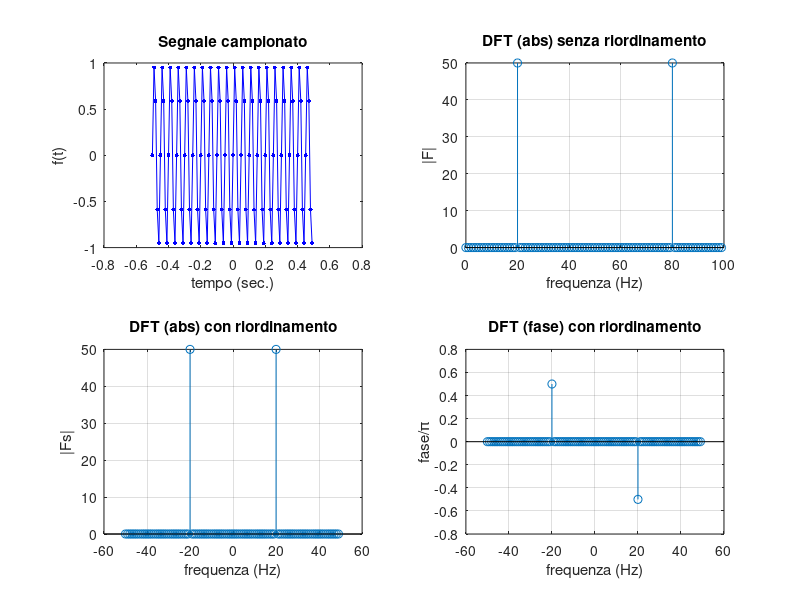
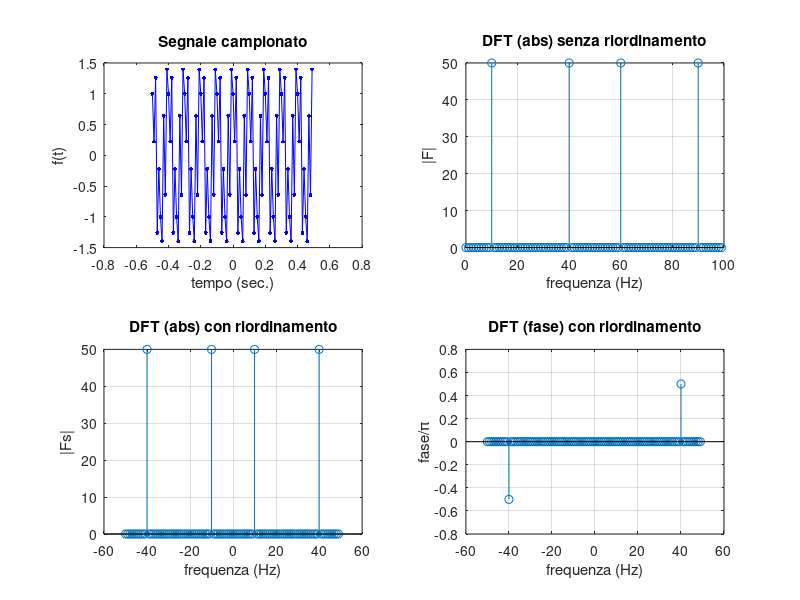
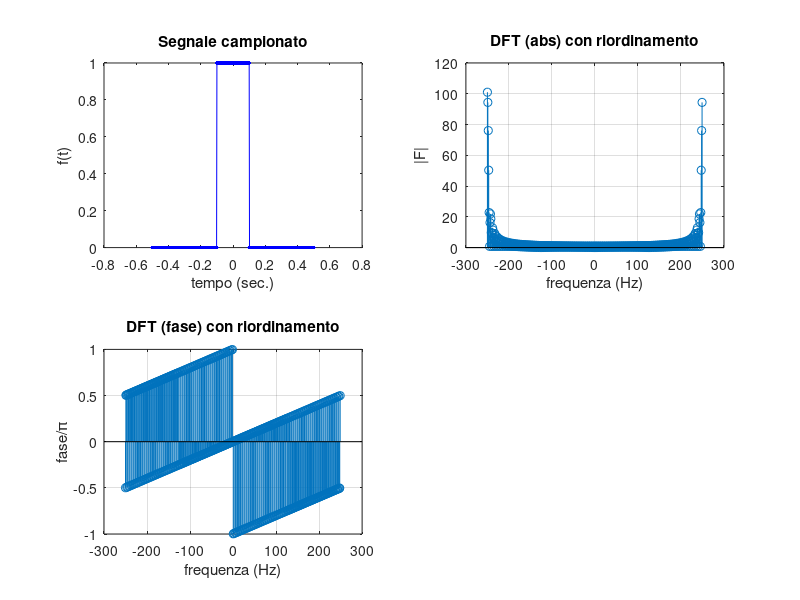
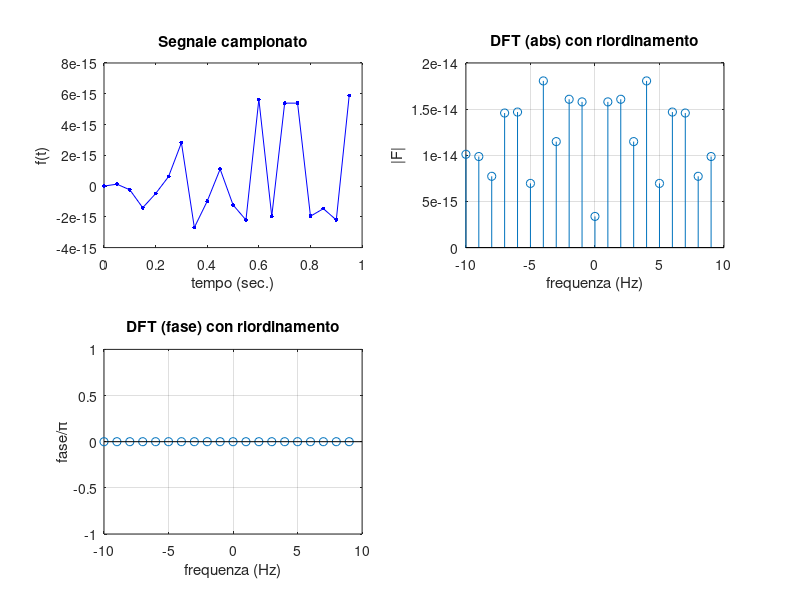

Write MATLAB code to recreate these figures, in order. (Note: this script raises an error after producing the figures.)
% Corso di Elaborazione dei Segnali e Immagini
% Docente: Manuele Bicego 
% Lezione 5: Esercizi principali 


%% Esempio 1 - SINUSOIDE A 20 Hz 1-D CAMPIONATA A 100 Hz 
% Obiettivo di questo esempio è mostrare come si possono
% generare segnali e controllarne lo spettro. In particolare,
% si definisce una sinusoide a 20 Hz, si campiona a 100Hz e si osserva lo 
% spettro di magnitudo con picco a 20 Hz. 
% Controllare anche lo spettro di fase.


clear all
close all
clc

% FUNZIONI RICHIESTE: fft, fftshift, abs, angle

% Definisco le principali variabili di interesse e il segnale 
mu = 20;        % frequenza del segnale sinusoidale
mu_s = 100;     % frequenza di campionamento 
Dt = 1/mu_s;    % delta T: un campione ogni delta_T
t = -0.5:Dt:0.5-Dt;  % prendo un secondo di durata
N = length(t);  % numero di campioni

f = sin(2*pi*mu*t); % segnale sinusoidale

figure
subplot(221)
plot(t,f,'-b.','MarkerSize',9)
xlabel ('tempo (sec.)')
ylabel ('f(t)')
title('Segnale campionato');

% Calcolo la trasformata di Fourier e definisco il vettore delle frequenze
F = fft(f);           % Fast Fourier Transform è l'implementazione della DFT
% Se il segnale originale ha N punti ho N bin in frequenza: 
% da 0 alla frequenza di campionamento (mu_s - step) con step mu_s/N
mu_sampling = mu_s/N; % passo
mu = 0:mu_sampling:mu_s-mu_sampling; % campioni nello spazio delle frequenze

subplot(222)
stem(mu,abs(F));
xlabel ('frequenza (Hz)')
ylabel ('|F|')
grid
title('DFT (abs) senza riordinamento');

% Eseguo operazione di centratura dello spettro e visualizzo spettro centrato
Fs = fftshift(F); % centratura 
mu_max = mu_s/2;  % frequenza di Nyquist ? 
mu = -mu_max:mu_sampling:mu_max-mu_sampling; % nuovo vettore frequenze 

subplot(223)
stem(mu,abs(Fs))
xlabel ('frequenza (Hz)')
ylabel ('|Fs|')
grid
title('DFT (abs) con riordinamento');

% Eseguo pulizia per eliminare le componenti con magnitudo bassa e calcolo la fase 
th = 1e-6;
Fs(abs(Fs) < th) = 0; 

subplot(224)
stem(mu,angle(Fs)/pi) % Posso moltiplicare per 180 per avere gradi 
xlabel ('frequenza (Hz)')
ylabel ('fase/\pi')
grid
title('DFT (fase) con riordinamento');


%%%%%%%% RIASSUNTO:
% Passi:
% calcolo il vettore dei tempi e delle frequenze (N valori da -mu_s/2 a mu_s/2 -step)
% calcolo la fft e la fft riordinata
% calcolo il vettore frequenze: 
%       fft riordinata: (N valori da -mu_s/2 a mu_s/2-step)
%       fft non riordinata: (N valori da 0 a mu_s-step)
%       step = mu_s/N
% visualizzo lo spettro di ampiezza
% Se segnale rumoroso: pulisco lo spettro e tolgo le frequenze troppo basse
% visualizzo lo spettro di fase
%%%%%%%%%%%%%%%%%%%


%%%%%%%%%%%%%%%%%%%%%%%
% Altro esempio con il seguente segnale: 
% f = cos(2*pi*10*t) - sin(2*pi*40*t)
% cosa ottengo?

f = cos(2*pi*10*t) - sin(2*pi*40*t); % segnale sinusoidale

figure
subplot(221)
plot(t,f,'-b.','MarkerSize',9)
xlabel ('tempo (sec.)')
ylabel ('f(t)')
title('Segnale campionato');

% Calcolo la trasformata di Fourier e definisco il vettore delle frequenze
F = fft(f);           % Fast Fourier Transform è l'implementazione della DFT
mu_sampling = mu_s/N; % passo
mu = 0:mu_sampling:mu_s-mu_sampling; % campioni nello spazio delle frequenze

subplot(222)
stem(mu,abs(F));
xlabel ('frequenza (Hz)')
ylabel ('|F|')
grid
title('DFT (abs) senza riordinamento');

% Eseguo operazione di centratura dello spettro e visualizzo spettro centrato
Fs = fftshift(F); % centratura 
mu_max = mu_s/2;  % frequenza di Nyquist ? 
mu = -mu_max:mu_sampling:mu_max-mu_sampling; % nuovo vettore frequenze 

subplot(223)
stem(mu,abs(Fs))
xlabel ('frequenza (Hz)')
ylabel ('|Fs|')
grid
title('DFT (abs) con riordinamento');

% Eseguo pulizia per eliminare le componenti con magnitudo bassa e calcolo la fase 
th = 1e-6;
Fs(abs(Fs) < th) = 0; 

subplot(224)
stem(mu,angle(Fs)/pi) % Posso moltiplicare per 180 per avere gradi 
xlabel ('frequenza (Hz)')
ylabel ('fase/\pi')
grid
title('DFT (fase) con riordinamento');




%% Esercizio 1
% Analizzare tramite la Trasformata di Fourier Discreta  un segnale BOX
%   - Creare un'onda rettangolare di 1 secondo con una frequenza di 
%     campionamento di 500 Hz e una lunghezza di 0.2 s 
%     (funzione rectpuls – si veda l’help)
%   - Calcolare la DFT e visualizzarne lo spettro di ampiezza e di fase 
%     (con riordinamento)
%   - Controllare che il risultato ottenuto per lo spettro di ampiezza 
%     corrisponda a quanto spiegato in teoria
%
% (se si vuole): Provare ad effettuare la stessa analisi su un segnale audio 
% registrato direttamente in MATLAB, della durata di 4 secondi
% (si veda la seconda lezione)

% Funzione BoX

clear all
close all

% Fissare la frequenza di campionamento e la lunghezza del box
% Generare il vettore dei tempi: 
%    - 1 secondo di lunghezza, centrato nello zero
%    - il deltaT si ricava dalla frequenza di campionamento
% Utilizzare rectpuls
% 
% ...

mu_s = 500;
Dt = 1/mu_s;
t = -0.5:Dt:0.5; % Un secondo di lunghezza centrato nello zero
N = length(t); % Lunghezza di t
f = rectpuls(t, 0.2); % Crea un'onda rettangolare di lunghezza 0.2 s

figure
subplot(221)

plot(t,f,'-b.','MarkerSize',9)
xlabel ('tempo (sec.)')
ylabel ('f(t)')
title('Segnale campionato');

% Calcolo la trasformata di Fourier e definisco il vettore delle frequenze
F = fft(f);           % Fast Fourier Transform è l'implementazione della DFT
mu_sampling = mu_s/N; % step

% Eseguo operazione di centratura dello spettro e visualizzo spettro centrato
Fs = fftshift(F); % centratura 
mu_max = mu_s/2;  % frequenza di Nyquist ? 
mu = -mu_max : mu_sampling : mu_max - mu_sampling; % nuovo vettore frequenze 

subplot(222)
stem(mu, abs(F));
xlabel ('frequenza (Hz)')
ylabel ('|F|')
grid
title('DFT (abs) con riordinamento');

% Eseguo pulizia per eliminare le componenti con magnitudo bassa e calcolo la fase 
th = 1e-6;
Fs(abs(Fs) < th) = 0; 

subplot(223)
stem(mu, angle(Fs)/pi) % Posso moltiplicare per 180 per avere gradi 
xlabel ('frequenza (Hz)')
ylabel ('fase/\pi')
grid
title('DFT (fase) con riordinamento');


%% Esercizio 2
% Verificare il fenomeno dell'aliasing.
% In particolare: 
% - partire dal segnale sinusoidale sin(2*pi*fsig*t), dove fsig = 10 è la
%   frequenza del segnale
% - campionare un secondo di segnale ad una determinata frequenza ed effettuare
%   l'analisi di Fourier
% - Provare con le seguenti frequenze: 
%  [200, 100, 40, 30, 20, 15, 10]
% Per quali di queste avviene il fenomeno dell'aliasing?
% E' corretto rispetto alla teoria?

clear all
close all
clc

% creo il segnale campionato con frequenza Fs
% Suggerimento:
% Fisso Fs
% Calcolo DeltaT (1/Fs)
% Creo un vettore t per i tempi (1 secondo) con passo DeltaT
% creo il segnale con fsig = 10
% y = sin(2*pi*fsig*t);

fsig = 10;
mu_s = 20; % Frequenze da cambiare
Dt = 1/mu_s; % Calcolo DeltaT
t = 0:Dt:1-Dt; % Creo un vettore t per i tempi (1 secondo)
y = sin(2*pi*fsig*t); % Creo il segnale sinusoidale
N = length(t);

figure
subplot(221)

plot(t,y,'-b.','MarkerSize',9)
xlabel ('tempo (sec.)')
ylabel ('f(t)')
title('Segnale campionato');

Y = fft(y); % Calcoliamo la DFT
Fs = fftshift(Y); % centratura 
mu_sampling = mu_s/N; % passo
mu_max = mu_s/2;  % frequenza di Nyquist 
mu = -mu_max:mu_sampling:mu_max-mu_sampling; % nuovo vettore frequenze 

subplot(222)
stem(mu, abs(Y));
xlabel ('frequenza (Hz)')
ylabel ('|F|')
grid
title('DFT (abs) con riordinamento');

% Eseguo pulizia per eliminare le componenti con magnitudo bassa e calcolo la fase 
th = 1e-6;
Fs(abs(Fs) < th) = 0; 

subplot(223)
stem(mu, angle(Fs)/pi) % Posso moltiplicare per 180 per avere gradi 
xlabel ('frequenza (Hz)')
ylabel ('fase/\pi')
grid
title('DFT (fase) con riordinamento');
%% Esercizio 3
% Caricare il segnale in Voice.mat (f è il segnale, fs la
% frequenza di campionamento)
% Effettuare un'analisi di Fourier (calcolare e visualizzare lo
% spettro di ampiezza)
% Operare un sottocampionamento
% Suggerimento: per fare sottocampionamento con
% fattore D si può prendere solo un sottoinsieme di punti,
% uno ogni D
% Exe: f segnale originale, f(1:2:end) segnale in cui prendo
% punto ogni due (cioè con un fattore di
% sottocampioamento D=2)
% La frequenza di campionamento corrispondente è fs/D

clear all
close all
clc

load("/Users/paoloimbriani/Desktop/UniNotes/Third Year/ESI/Lab/Lezione5/Voice.mat")

N = length(f); % Numero di campioni nel segnale

F = fft(f);
Fs = fftshift(F);

% L'asse va da -fs/2 a +fs/2
% df è la risoluzione in frequenza
df = fs / N; 
mu = (-N/2 : N/2 - 1) * df;

figure
subplot(222)
stem(mu, abs(Fs));
xlabel ('frequenza (Hz)')
ylabel ('|F|')
grid on
title('DFT (abs) con riordinamento');

% Pulizia Fase e Plot
th = 1e-6; % Soglia di tolleranza
Fs_clean = Fs;
Fs_clean(abs(Fs) < th) = 0; % Azzero il rumore numerico

subplot(223)
stem(mu, angle(Fs_clean)/pi) 
xlabel('Frequenza (Hz)')
ylabel('Fase / \pi')
grid on
title('Spettro di Fase');

% Sottocampionamento

D = 14; % > 14 ci sta ALIASING
f_sampled = f(1:D:end);
freq_camp = fs / D;
N = length(f_sampled);

% Calcolo la trasformata di Fourier del segnale sottocampionato
F_sampled = fft(f_sampled);
Fs_sampled = fftshift(F_sampled);

step = freq_camp / N; % step
mu_max = freq_camp / 2; % frequenza di Nyquist
mu = -mu_max : step : mu_max - step;

figure 
subplot(222)
stem(mu, abs(F_sampled));
xlabel ('frequenza (Hz)')
ylabel ('|F|')
grid
title('DFT (abs) con riordinamento');
